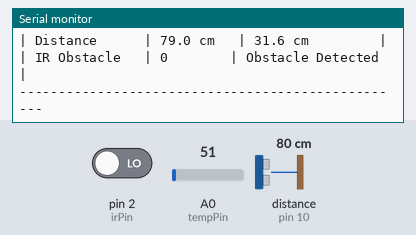
A sketch run on a simulated Arduino Uno, built with avr-gcc and run on an emulated ATmega328P. Shown: the last lines printed to the serial monitor. Wiring (inferred from the names in the program): ultrasonic range finder: trigger pin 9; echo pin 10. The inputs (shaded band) are chosen by the test bench; at power-on: distance to the obstacle (sensor on pin 10) 80 cm, pin 2 (irPin) LOW, A0 (tempPin) = 51. The echo pulse lasts 58.3 µs per cm.

Above: at 2.1 s.
2.2 s: distance to the obstacle (sensor on pin 10) set to 250 cm
At 3.8 s:
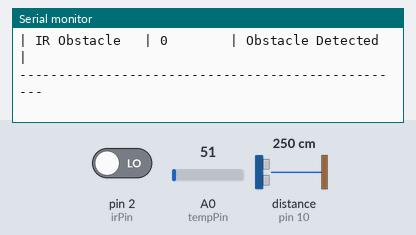
6.9 s: pin 2 (irPin) driven HIGH
11.0 s: A0 (tempPin) set to 61
At 11.0 s:
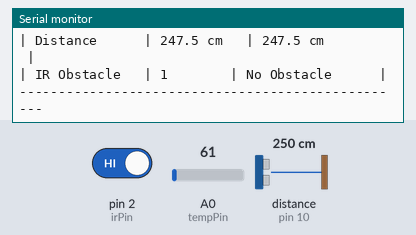
12.8 s: distance to the obstacle (sensor on pin 10) set to 2 cm
At 14.3 s:
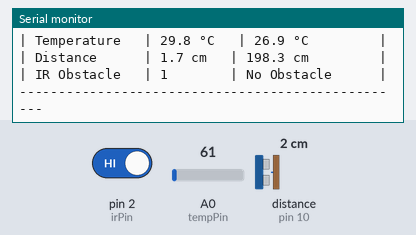
14.6 s: A0 (tempPin) set to 71
At 15.6 s:
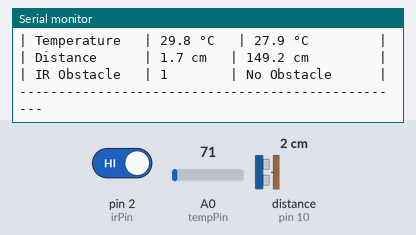
16.4 s: pin 2 (irPin) driven LOW
Timing chart, 0 to 19.4 s (numbered marks = the images above; inputs shaded):
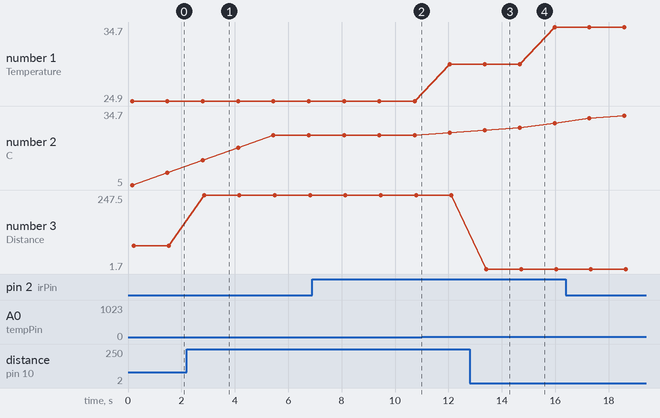

The sketch:

Sensor.ino
```cpp
// Pin Definitions
const int trigPin = 9;
const int echoPin = 10;
const int tempPin = A0;
const int irPin = 2;

// Moving average buffers
const int bufferSize = 5;
float tempBuffer[bufferSize], distBuffer[bufferSize];
int tempIndex = 0, distIndex = 0;

// Calibration offsets
float tempOffset = 0.0;
float distOffset = 0.0;

void setup() {
  Serial.begin(9600);
  pinMode(trigPin, OUTPUT);
  pinMode(echoPin, INPUT);
  pinMode(irPin, INPUT);
}

float readUltrasonic() {
  digitalWrite(trigPin, LOW); delayMicroseconds(2);
  digitalWrite(trigPin, HIGH); delayMicroseconds(10);
  digitalWrite(trigPin, LOW);
  long duration = pulseIn(echoPin, HIGH);
  float distance = duration * 0.034 / 2; // cm
  return distance;
}

float readTemperature() {
  int raw = analogRead(tempPin);
  float voltage = raw * (5.0 / 1023.0);
  float tempC = voltage * 100; // LM35: 10mV/°C
  return tempC;
}

float movingAverage(float buffer[], float newVal, int &index) {
  buffer[index] = newVal;
  index = (index + 1) % bufferSize;
  float sum = 0;
  for (int i = 0; i < bufferSize; i++) sum += buffer[i];
  return sum / bufferSize;
}

void loop() {
  float rawTemp = readTemperature();
  float rawDist = readUltrasonic();
  int irValue = digitalRead(irPin);

  float filtTemp = movingAverage(tempBuffer, rawTemp, tempIndex);
  float filtDist = movingAverage(distBuffer, rawDist, distIndex);

  float calTemp = filtTemp + tempOffset;
  float calDist = filtDist + distOffset;

  // Display formatted table
  Serial.println("--------------------------------------------------");
  Serial.println("| Sensor        | Raw Value | Calibrated Value   |");
  Serial.println("--------------------------------------------------");
  Serial.print("| Temperature   | ");
  Serial.print(rawTemp, 1); Serial.print(" °C   | ");
  Serial.print(calTemp, 1); Serial.println(" °C         |");

  Serial.print("| Distance      | ");
  Serial.print(rawDist, 1); Serial.print(" cm   | ");
  Serial.print(calDist, 1); Serial.println(" cm         |");

  Serial.print("| IR Obstacle   | ");
  Serial.print(irValue); Serial.print("        | ");
  Serial.print(irValue == 1 ? "No Obstacle     " : "Obstacle Detected");
  Serial.println(" |");
  Serial.println("--------------------------------------------------\n");
  delay(1000);
}
```

Measured:
- after the input at 2.2 s, the serial monitor: prints a new line after 0.65 s (image 1)
- after the input at 12.8 s, the serial monitor: prints a new line after 0.62 s (image 3)
- plotted number 1: 24.9 → 29.8 after the input at 11.0 s, 29.8 → 34.7 after the input at 14.6 s
- plotted number 2: 24.9 → 25.9 after the input at 11.0 s
- plotted number 3: 79 → 247.5 after the input at 2.2 s, 247.5 → 1.7 after the input at 12.8 s
